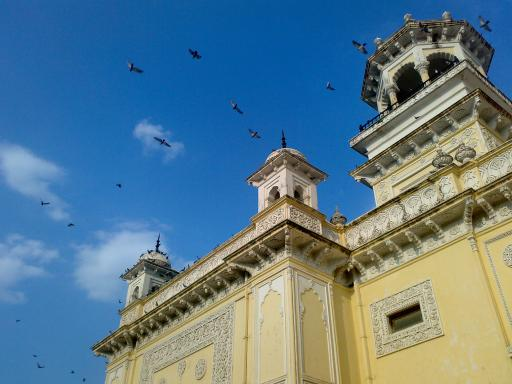
#> input picture cv2/data/home.jpg, 512 x 384 px
$ python test8.py
#> lines starting #> are read from the running program, lines starting #| are printed output that depends on the picture; after the words box and inside, x2 and y2 are one past the last pixel; in counts of white or black regions, pixels touching at a corner belong together
import numpy as np
import cv2

img = cv2.imread('../data/home.jpg')
#> img is the input picture: shape (384, 512, 3); mean B, G, R 141.2, 123.9, 91.6

Z = img.reshape((-1, 3))

Z = np.float32(Z)


criteria = (cv2.TERM_CRITERIA_EPS + cv2.TERM_CRITERIA_MAX_ITER, 10, 1.0)

K = 8

ret, label, center = cv2.kmeans(Z, K, None, criteria, 10, cv2.KMEANS_RANDOM_CENTERS)
#> ret = 99010773.5; center = [[164.4, 94.65, 18.56], [100.1, 138, 148.8], [62.71, 89.06, 96.08], [130.9, 181, 194.3], [180.8, 120.6, 56.61], [197.8, 158.3, 119.6], [26.36, 40.65, 43.61], [170.4, 198.3, 205]]

# 分离颜色
for y in range(len(center)):
    a1 = []
    for i, x in enumerate(label.ravel()):
        if x == y:
            a1.append(list(Z[i]))
        else:
            a1.append([0, 0, 0])
    a2 = np.array(a1)
    a3 = a2.reshape((img.shape))
    cv2.imshow('res2' + str(y), a3)
#> this loop made 8 passes
#> pass 1, `a3 = a2.reshape((img.shape))`:
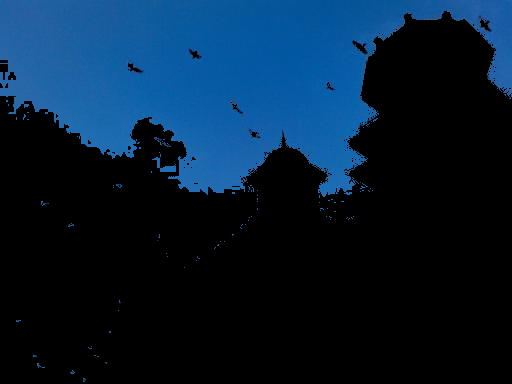
#> a3: shape (384, 512, 3) float64; mean B, G, R 50.6, 29.1, 5.7
#> pass 1, `cv2.imshow('res2' + str(y), a3)`:
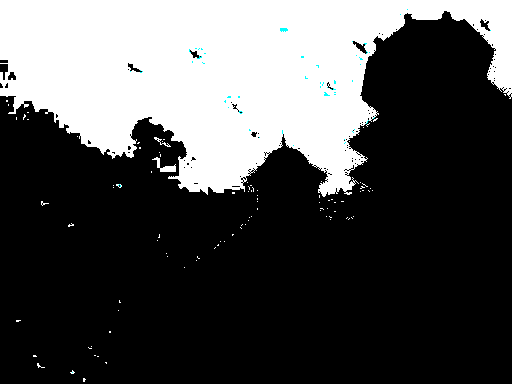
#> window 'res20': shape (384, 512, 3); mean B, G, R 78.5, 78.5, 78.3
#> pass 2, `a3 = a2.reshape((img.shape))`:
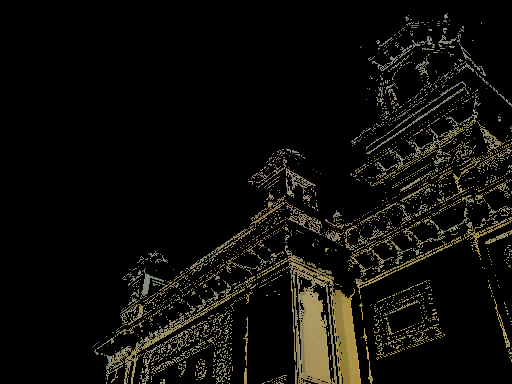
#> a3: shape (384, 512, 3) float64; mean B, G, R 9.8, 13.5, 14.5
#> pass 2, `cv2.imshow('res2' + str(y), a3)`:
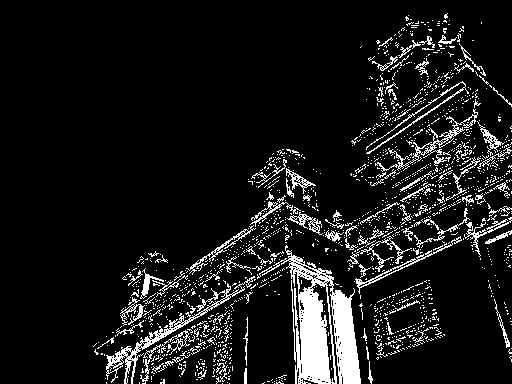
#> window 'res21': shape (384, 512, 3); 9.8% white; 1558 white regions (1447 under 20 px), largest, box (x1, y1, x2, y2) and area: (257, 245, 361, 384) 5523, (106, 276, 255, 384) 1298, (375, 109, 478, 172) 690

cv2.waitKey(0)
cv2.destroyAllWindows()

$ run again, with cv2/data/aero1.jpg copied over cv2/data/home.jpg
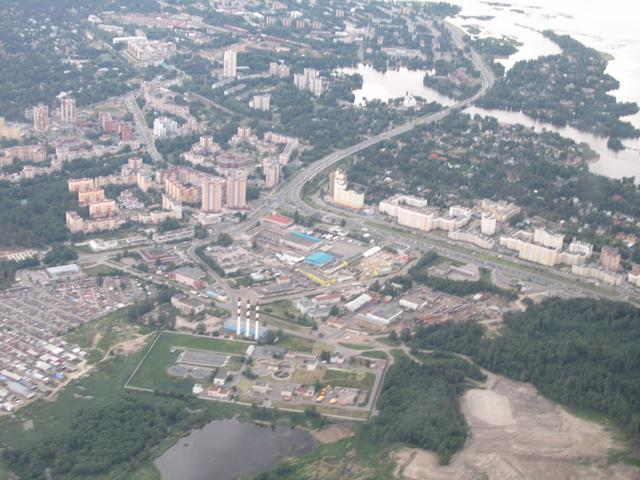
#> input picture cv2/data/aero1.jpg, 640 x 480 px
#> img is the input picture: shape (480, 640, 3); mean B, G, R 153.6, 150.4, 147.6
#> ret = 75622890.4; center = [[245.1, 245.1, 247.6], [189.1, 185.3, 190.7], [141.8, 137.3, 133.3], [210.8, 209.3, 217.2], [167.8, 165.8, 171.8], [159.6, 151.2, 146.2], [124.6, 121.2, 111.7], [97.81, 98.33, 86.09]]
#> the loop `for y in range(len(center)):` made 8 passes
#> pass 1, `a3 = a2.reshape((img.shape))`:
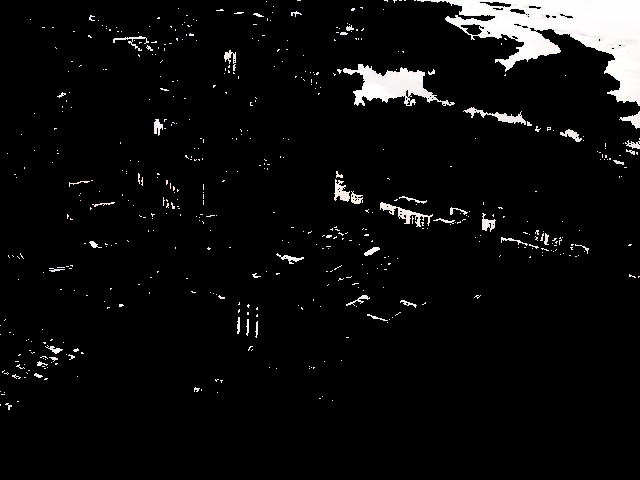
#> a3: shape (480, 640, 3) float64; mean B, G, R 12.7, 12.7, 12.9
#> pass 2, `cv2.imshow('res2' + str(y), a3)`:
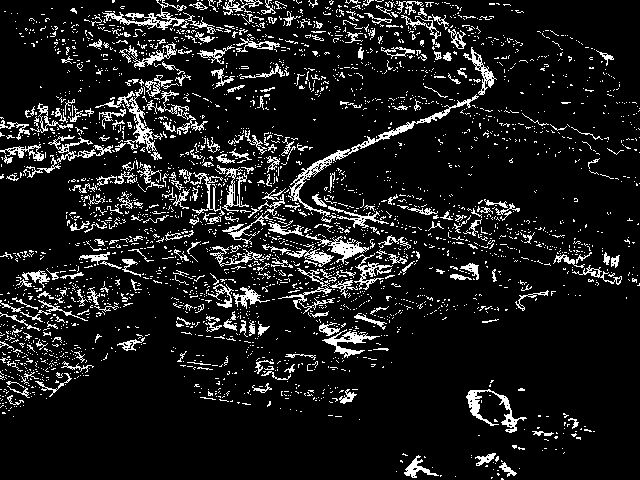
#> window 'res21': shape (480, 640, 3); 10.7% white in thin lines or dots
